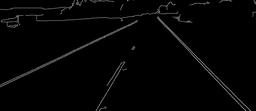
#> input picture computer_vision_course/images/road.png, 256 x 111 px, shrunk from 1153 x 499 before the run
$ jupyter execute chapter10_shape_detection_hough_transform.ipynb
#> lines starting #> are read from the running program, lines starting #| are printed output that depends on the picture; after the words box and inside, x2 and y2 are one past the last pixel; in counts of white or black regions, pixels touching at a corner belong together
[cell 1]
import pathlib

import cv2
import matplotlib as mpl
import matplotlib.pyplot as plt
import numpy as np
from scipy import signal
from transforms import transforms

IMG_DIR = pathlib.Path("images/")

[cell 2]
def get_extents(a, b, num_rows, num_cols):
    r1 = 0
    c1 = int(a * r1 + b)
    r2 = int(num_rows - 1)
    c2 = int(a * r2 + b)
    return (c1, r1), (c2, r2)

[cell 3]
def hough_lines(img):
    angles = np.deg2rad(np.arange(360))
    num_rows, num_cols = img.shape[0], img.shape[1]
    d_max = int((num_rows**2 + num_cols**2) ** 0.5)
    hough_matrix = np.zeros((d_max, len(angles)))
    ids = np.argwhere(img)
    r, c = ids[:, 0], ids[:, 1]

    for i in range(len(r)):
        for theta in angles:
            di = int(r[i] * np.cos(theta) + c[i] * np.sin(theta))
            if 0 < di < d_max:
                hough_matrix[di, int(np.rad2deg(theta))] += 1

    return hough_matrix

[cell 4]
img = cv2.imread(str(IMG_DIR / "road.png"), cv2.IMREAD_GRAYSCALE)
#> img is the input picture: shape (111, 256); min 0, max 135, mean 4.1
plt.imshow(img, cmap="gray")
plt.axis("off")
plt.show()

[cell 5]
img.min(), img.max(), img.dtype, img.shape

[cell 6]
img = img > 100  # type: ignore
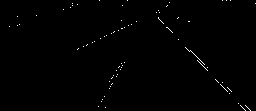
#> img: shape (111, 256) bool; 0.53% white in thin lines or dots
plt.imshow(img, cmap="gray")
plt.axis("off")
plt.show()

[cell 7]
hough_matrix = hough_lines(img)
#> in hough_lines, `ids = np.argwhere(img)`: ids = 150 pairs, first value 0 to 110, second value 9 to 255
#> in hough_lines, `r, c = ids[:, 0], ids[:, 1]`: r = 150 values from 0 to 110; c = 150 values, max 255 at index 7, min 9 at index 37, mean 163.4
#> the loop in hough_lines, `for i in range(len(r)):` made 150 passes
#> after the loop in hough_lines, `for i in range(len(r)):`:
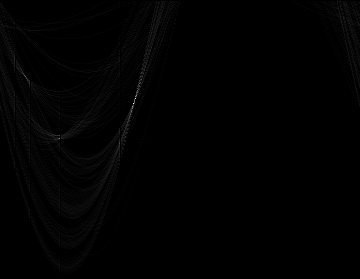
#> hough_matrix: shape (279, 360) float64; min 0, max 45, mean 0.3; drawn with min black and max white
hough_matrix

[cell 8]
ids = np.argwhere(hough_matrix == hough_matrix.max())
#> ids = [[103, 133]]
best_d, best_theta = ids[0, 0], ids[0, 1]
#> best_d = 103; best_theta = 133
best_d, best_theta
#> Out = (103, 133)

[cell 9]
theta = np.deg2rad(best_theta)
#> theta = 2.32
a = -np.cos(theta) / np.sin(theta)
#> a = 0.933
b = best_d / np.sin(theta)
#> b = 140.8
a, b
#> Out = (0.933, 140.8)

[cell 10]
s, e = get_extents(a, b, img.shape[0], img.shape[1])
#> in get_extents, `c1 = int(a * r1 + b)`: c1 = 140
#> in get_extents, `c2 = int(a * r2 + b)`: c2 = 243
#> s = (140, 0); e = (243, 110)
img2 = np.zeros((img.shape[0], img.shape[1], 3), dtype=np.uint8)
img3 = np.array(255*img, dtype=np.uint8)
#> img3: shape (111, 256); 0.53% white in thin lines or dots
img2[..., 0] = img3
img2[..., 1] = img3
img2[..., 2] = img3
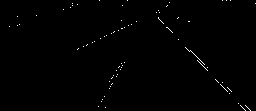
#> img2: shape (111, 256, 3); 0.53% white in thin lines or dots
I = cv2.line(img2, s, e, (255, 0, 0), 3)
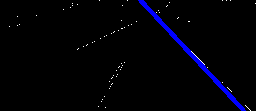
#> I: shape (111, 256, 3); mean of channels 0, 1, 2 7, 0.9, 0.9; drawn as B, G, R
plt.imshow(I[..., ::-1])
plt.show()

[cell 11]
def n_largest_ids(array, n):
    uniques = np.unique(array)
    threshold=  uniques[-n]
    return np.where(array >= threshold)

[cell 12]
n = 5
x, y = n_largest_ids(hough_matrix, n)
#> in n_largest_ids, `uniques = np.unique(array)`: uniques = 26 values from 0 to 45
#> in n_largest_ids, `threshold=  uniques[-n]`: threshold = 24
#> x = [96, 98, 103, 106, 138]; y = [135, 135, 133, 132, 59]

for i in range(n):
    best_d, best_theta = x[i], np.deg2rad(y[i])
    a = -np.cos(theta) / np.sin(theta)
    b = best_d / np.sin(theta)

    s, e = get_extents(a, b, img.shape[0], img.shape[1])
    img2 = np.zeros((img.shape[0], img.shape[1], 3), dtype=np.uint8)
    img3 = np.array(255 * img, dtype=np.uint8)
    img2[..., 0] = img3
    img2[..., 1] = img3
    img2[..., 2] = img3

    I = cv2.line(img2, s, e, (255, 0, 0), 3)
    plt.imshow(I[..., ::-1])
    plt.show()
#> this loop made 5 passes
#> (best_d, best_theta, b, c1 in get_extents, c2 in get_extents, s, e) on passes 1 to 5: (96, 2.36, 131.3, 131, 233, (131, 0), (233, 110)), (98, 2.36, 134, 133, 236, (133, 0), (236, 110)), (103, 2.32, 140.8, 140, 243, (140, 0), (243, 110)), (106, 2.3, 144.9, 144, 247, (144, 0), (247, 110)), (138, 1.03, 188.7, 188, 291, (188, 0), (291, 110))
#> pass 1, `I = cv2.line(img2, s, e, (255, 0, 0), 3)`:
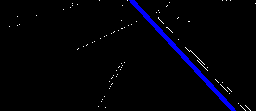
#> I: shape (111, 256, 3); mean of channels 0, 1, 2 7.4, 1.3, 1.3; drawn as B, G, R
#> pass 2, `plt.show()`:
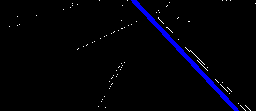
#> shown: shape (111, 256, 3); mean R, G, B 1.3, 1.3, 7.4

[cell 13]
def hough_circles(img):
    num_rows, num_cols = img.shape[0], img.shape[1]
    d_max = int((num_rows**2 + num_cols**2) ** 0.5)
    hough_matrix = np.zeros((num_rows, num_cols, d_max))
    ids = np.argwhere(img)
    r, c = ids[:, 0], ids[:, 1]

    for i in range(len(r)):
        for a in range(num_rows):
            for b in range(num_cols):
                ri, ci = r[i], c[i]
                di = int(((ri - a) ** 2 + (ci - b) ** 2) ** 0.5)
                if 0 < di < d_max:
                    hough_matrix[a, b, di] += 1

    return hough_matrix

[cell 14]
img = cv2.imread(str(IMG_DIR / "circles.png"), cv2.IMREAD_GRAYSCALE)
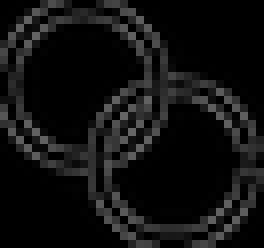
#> input picture computer_vision_course/images/circles.png, 33 x 31 px, shrunk from 150 x 138 before the run (shown 8 times larger)
#> img is the input picture: shape (31, 33); min 0, max 102, mean 16.6
plt.imshow(img, cmap="gray")
plt.axis("off")
plt.show()

[cell 15]
img = img > 100  # type: ignore
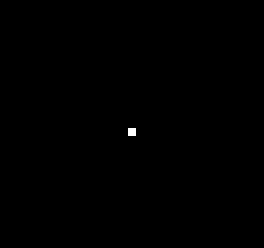
#> img: shape (31, 33) bool (shown 8 times larger); 0.1% white in thin lines or dots, all inside (x1, y1, x2, y2) = (16, 16, 17, 17)
hough_matrix = hough_circles(img)
#> in hough_circles, `ids = np.argwhere(img)`: ids = [[16, 16]]
#> in hough_circles, `r, c = ids[:, 0], ids[:, 1]`: r = [16]
#> the loop in hough_circles, `for i in range(len(r)):` made 1 pass

[cell 16]
ids = np.argwhere(hough_matrix == hough_matrix.max())
#> ids = 1022 rows, first 8: [0, 0, 22], [0, 1, 21], [0, 2, 21], [0, 3, 20], [0, 4, 20], [0, 5, 19], [0, 6, 18], [0, 7, 18]
best_cr, best_cc,best_d = ids[0, 0], ids[0, 1], ids[0, 2]
#> best_cr = 0; best_cc = 0; best_d = 22
best_cr, best_cc,best_d
#> Out = (0, 0, 22)

[cell 17]
img2 = np.zeros((img.shape[0], img.shape[1], 3), dtype=np.uint8)
img3 = np.array(255 * img, dtype=np.uint8)
img2[..., 0] = img3
#> img2: shape (31, 33, 3)
img2[..., 1] = img3
#> img2: shape (31, 33, 3); mean of channels 0, 1, 2 0.2, 0.2, 0
img2[..., 2] = img3
I = cv2.circle(img2, (int(best_cc), int(best_cr)), int(best_d), (255, 0, 0), 3)
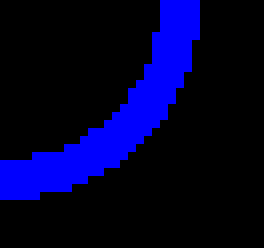
#> I: shape (31, 33, 3) (shown 8 times larger); mean of channels 0, 1, 2 44.9, 0, 0; drawn as B, G, R
plt.imshow(I[..., ::-1])
plt.show()
